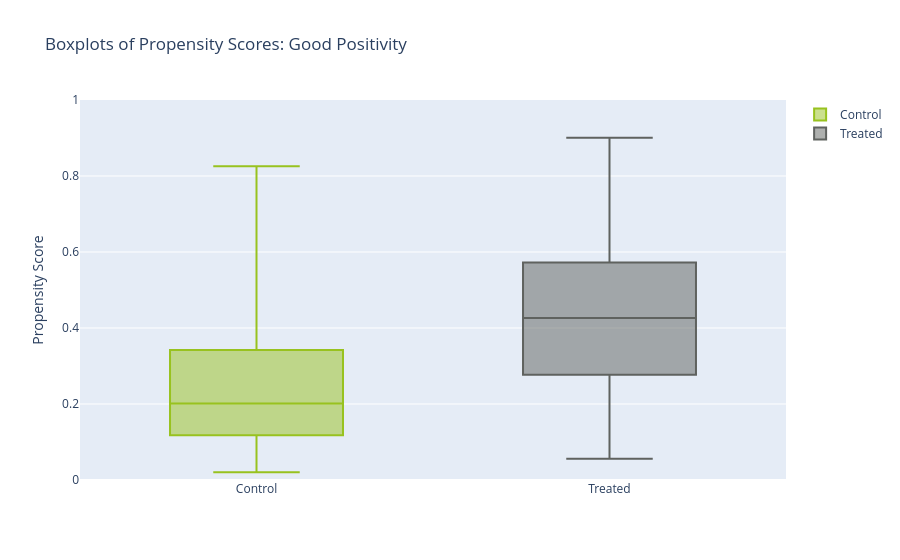
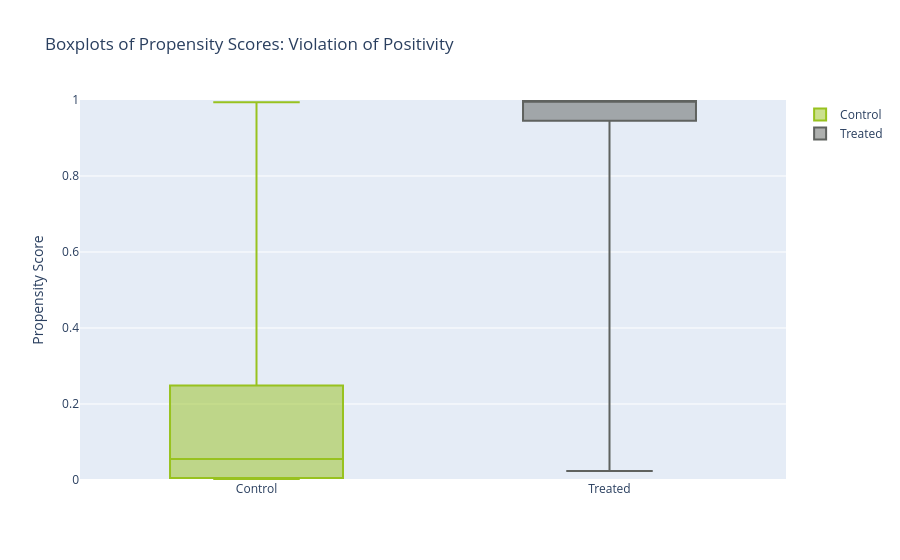

The cell these charts' notebook holds for them, in order:
### Markdown cell above
## Assumption 3 — Positivity

{prf:ref}`positivity` requires that *every* covariate profile has a non-trivial chance of receiving **both** treatment and control: $0 < \pi(x) < 1$. It is the most **directly diagnosable** assumption — we simply inspect the estimated propensity scores $\hat{\pi}(x)$ by treatment group and look for **non-overlap** (mass piling up near 0 or 1).

The box / mirror plots below contrast our two regimes. Under *good* positivity the treated and control score distributions overlap broadly. Under the *violated* regime they separate: some profiles are almost always (or never) enrolled, leaving regions with no comparable units. There, inverse-probability weights $1/\hat{\pi}(x)$ explode and estimates become unstable ({doc}`../tutorial/2_3_debias`).

### Code cell
# --- Plotly Boxplot Execution and Display ---
# Create boxplot for Good Overlap
fig_boxplot_good = plot_propensity_score_boxplots(
    data,
    'P_Propensity_Score_Good',
    'T_Treatment',
    'Boxplots of Propensity Scores: Good Positivity'
)
show(fig_boxplot_good)

# Create boxplot for Severe Violation
fig_boxplot_violate = plot_propensity_score_boxplots(
    data,
    'P_Propensity_Score_Violate',
    'T_Violate_Positivity',
    'Boxplots of Propensity Scores: Violation of Positivity'
)
show(fig_boxplot_violate)

### Figure 1 — Plotly figure (JSON) as saved in the notebook; plotly's stock layout.template omitted (floating-point values rounded to 4 significant figures; data arrays with more than 128 entries replaced by an {"elided": "..."} marker saying what was removed)
{"data": [{"boxpoints": false, "hovertemplate": "<b>%{y.name}</b><br>Min: %{y.min:.4f}<br>Q1: %{y.q1:.4f}<br>Median: %{y.median:.4f}<br>Q3: %{y.q3:.4f}<br>Max: %{y.max:.4f}<extra></extra>", "marker": {"color": "#98C21F"}, "name": "Control", "type": "box", "y": {"elided": "733 float values"}}, {"boxpoints": false, "hovertemplate": "<b>%{y.name}</b><br>Min: %{y.min:.4f}<br>Q1: %{y.q1:.4f}<br>Median: %{y.median:.4f}<br>Q3: %{y.q3:.4f}<br>Max: %{y.max:.4f}<extra></extra>", "marker": {"color": "#5F625F"}, "name": "Treated", "type": "box", "y": {"elided": "267 float values"}}], "layout": {"autosize": true, "showlegend": true, "title": {"text": "Boxplots of Propensity Scores: Good Positivity"}, "yaxis": {"range": [0, 1], "title": {"text": "Propensity Score"}}}}

### Figure 2 — Plotly figure (JSON) as saved in the notebook; plotly's stock layout.template omitted (floating-point values rounded to 4 significant figures; data arrays with more than 128 entries replaced by an {"elided": "..."} marker saying what was removed)
{"data": [{"boxpoints": false, "hovertemplate": "<b>%{y.name}</b><br>Min: %{y.min:.4f}<br>Q1: %{y.q1:.4f}<br>Median: %{y.median:.4f}<br>Q3: %{y.q3:.4f}<br>Max: %{y.max:.4f}<extra></extra>", "marker": {"color": "#98C21F"}, "name": "Control", "type": "box", "y": {"elided": "329 float values"}}, {"boxpoints": false, "hovertemplate": "<b>%{y.name}</b><br>Min: %{y.min:.4f}<br>Q1: %{y.q1:.4f}<br>Median: %{y.median:.4f}<br>Q3: %{y.q3:.4f}<br>Max: %{y.max:.4f}<extra></extra>", "marker": {"color": "#5F625F"}, "name": "Treated", "type": "box", "y": {"elided": "671 float values"}}], "layout": {"autosize": true, "showlegend": true, "title": {"text": "Boxplots of Propensity Scores: Violation of Positivity"}, "yaxis": {"range": [0, 1], "title": {"text": "Propensity Score"}}}}
